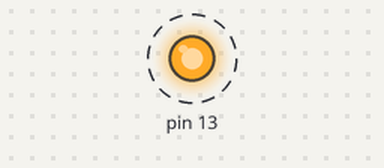
Recording of a sketch running on a simulated Arduino Uno, built with avr-gcc and run on an emulated ATmega328P. Shown: output pins drawn as LEDs (lit = HIGH). Dashed ring = blinking.

Above: at 0.5 s.
Timing chart, 0 to 4.6 s (numbered marks = the images above):
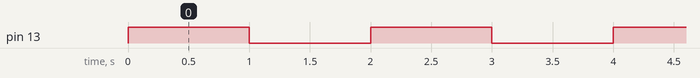

Measured:
- by itself, pin 13: alternates HIGH for 1.0 s and LOW for 1.0 s

The sketch:

LEDBlink.ino
```cpp
void setup() {
  // initialize digital pin 13 as an output.
  pinMode(13, OUTPUT);
}

// the loop function runs over and over again forever
void loop() {
  digitalWrite(13, HIGH);   // turn the LED on (HIGH is the voltage level)
  delay(1000);              // wait for a second
  digitalWrite(13, LOW);    // turn the LED off by making the voltage LOW
  delay(1000);
  Serial.print("Message:");// wait for a second
}
```
